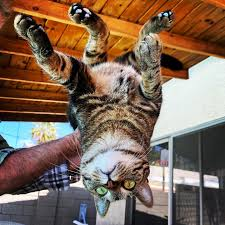
#> input picture PythonProjectPortfolio/LEARNING_PY/HarvardIntroToPython/pillowPractice/cat.gif, 225 x 225 px
$ python image.py
#> lines starting #> are read from the running program, lines starting #| are printed output that depends on the picture
from PIL import Image
from PIL import ImageFilter


def main():
    with Image.open("cat.gif") as img:
#> img is the input picture: PIL image 225x225 RGB; mean R, G, B 126.4, 103.6, 88
        img = img.rotate(180)
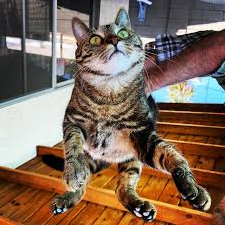
#> img: PIL image 225x225 RGB; mean R, G, B 126.4, 103.6, 88
        img = img.filter(ImageFilter.FIND_EDGES)
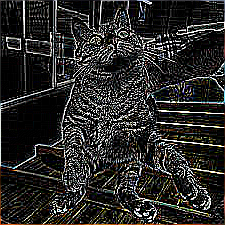
#> img: PIL image 225x225 RGB; mean R, G, B 43.2, 42.4, 40.7
        img.save("OutlinCat.jpeg")


main()
